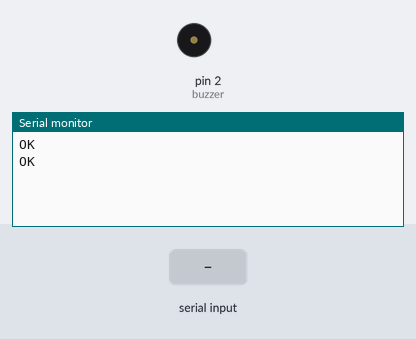
Bench run of a sketch on a simulated Arduino Uno, built with avr-gcc and run on an emulated ATmega328P. On the bench: buzzer (waves = sounding, pin HIGH), the last lines printed to the serial monitor. The test bench sets the inputs (shaded band). The modem accepts every AT command (registered, SIM ready, sends succeed) and sends nothing else.

Above: at 1.8 s.
1.9 s: "+CMT:\n" received over the second serial link
At 4.7 s:
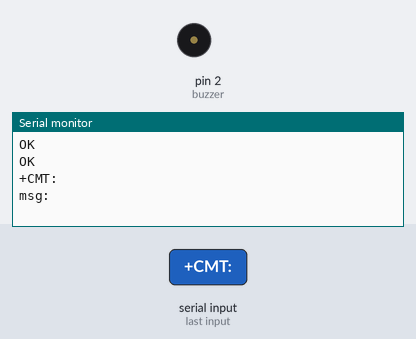
4.9 s: "on\n" received over the second serial link
At 6.5 s:
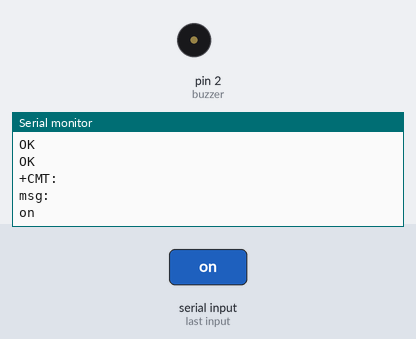
7.3 s: "off\n" received over the second serial link
At 9.5 s:
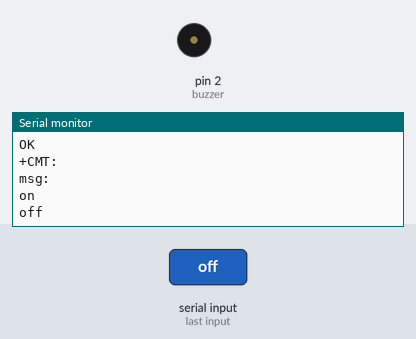

Measured:
- after the input at 1.9 s, the serial monitor: prints a new line after 1.0 s (image 1)
- after the input at 4.9 s, the serial monitor: prints a new line after 1.0 s (image 2)
- after the input at 7.3 s, the serial monitor: prints a new line after 1.0 s (image 3)

The sketch:

GSM_with_motion_sensor.ino
```cpp
#include <SoftwareSerial.h>
SoftwareSerial gsmSerial(11,10);
void setup()
{
   Serial.begin(9600);
   pinMode(2,OUTPUT);//buzzer
   pinMode(3,INPUT_PULLUP);//motion sensor
   gsmSerial.begin(9600);
   gsmSerial.println("at+cmgf=1");
   delay(300);
   gsmSerial.println("at+cnmi=2,2,0,0,0");
   delay(300);
}
void sendSMS(String num,String msg)
{
 gsmSerial.println("AT+CMGS=\""+num+"\"");
 delay(150);
 gsmSerial.println(msg);
 delay(150);
 gsmSerial.print(char(26));
}
void loop()
{
 while(gsmSerial.available())
 {
  String gsmDta=gsmSerial.readStringUntil('\r');
  Serial.print(gsmDta);
  gsmDta.trim();
  if(gsmDta.startsWith("+CMT:"))
  {
    gsmDta=gsmSerial.readStringUntil('\r');
    gsmDta.trim();
    gsmDta.toLowerCase();
    Serial.println("msg:"+gsmDta);
    if(gsmDta.startsWith("on")){
      if(digitalRead(3)==LOW)
      digitalWrite(2,HIGH);
      sendSMS("ENTER MOBILE NUMBER HERE","motion sensor is on");
    }
    else if(gsmDta.startsWith("off"))
    {
      digitalWrite(2,LOW);
      sendSMS("ENTER MOBILE NUMBER HERE","motion sensor is off");
    }
  }
 }
}
```
